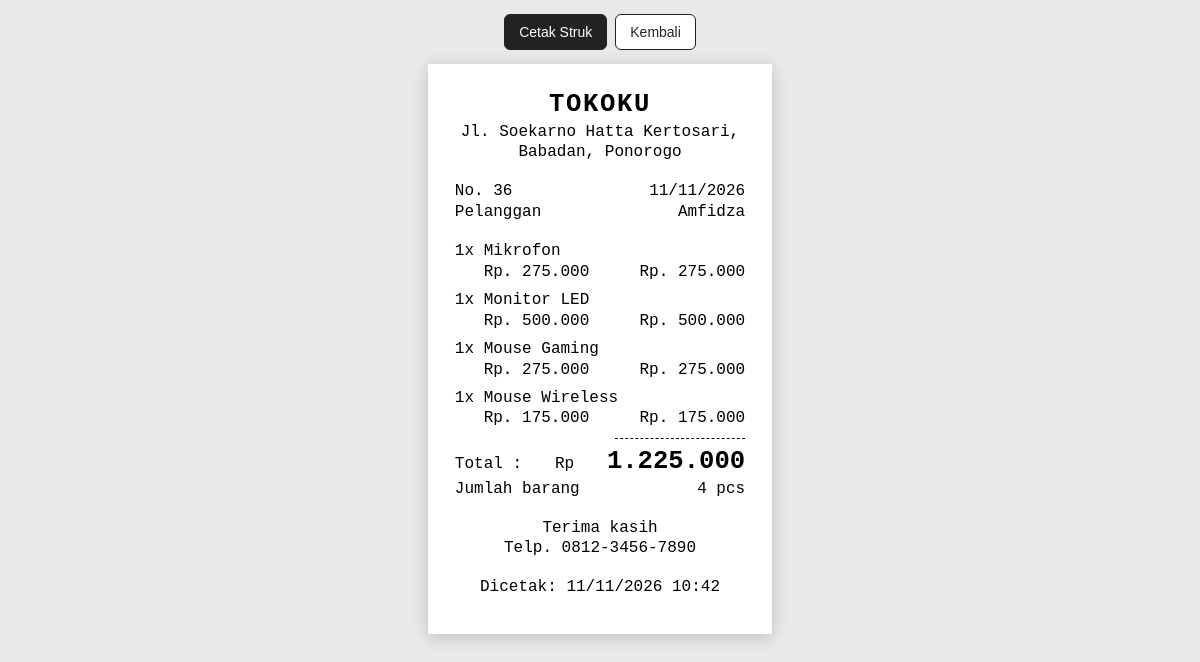
The page /tokoku/struk.php?id=36 (signed in) on the database its author committed.
### tables this page shows
CREATE TABLE `tbl_transaksi` (
  `id_transaksi` int(11) NOT NULL,
  `tanggal` date DEFAULT NULL,
  `id_pelanggan` int(11) DEFAULT NULL,
  `total_belanja` decimal(12,2) DEFAULT NULL
);

CREATE TABLE `tbl_pelanggan` (
  `id_pelanggan` int(11) NOT NULL,
  `nama_pelanggan` varchar(100) DEFAULT NULL,
  `kota` varchar(50) DEFAULT NULL
);

CREATE TABLE `tbl_detail_transaksi` (
  `id_detail` int(11) NOT NULL,
  `id_transaksi` int(11) DEFAULT NULL,
  `id_produk` int(11) DEFAULT NULL,
  `nama_produk` varchar(100) DEFAULT NULL,
  `jumlah` int(11) DEFAULT NULL,
  `harga` decimal(12,2) DEFAULT NULL
);

### tokoku/includes/auth.php (called while the page is built, shortened)
<?php
function user_role()
{
    return $_SESSION['user']['role'] ?? null;
}

### tokoku/includes/functions.php (called while the page is built, shortened)
<?php
function e($value)
{
    return htmlspecialchars((string) $value, ENT_QUOTES, 'UTF-8');
}

### tokoku/struk.php (the view, shortened to what this page needs)
<?php
require_once __DIR__ . '/config/database.php';
require_once __DIR__ . '/includes/functions.php';
require_once __DIR__ . '/includes/auth.php';
$namaToko = 'TOKOKU';
$alamatToko = [
    'Jl. Soekarno Hatta Kertosari, Babadan, Ponorogo ',
];
$kontakToko = [
    'Telp. 0812-3456-7890',
];
$id = (int) ($_GET['id'] ?? 0);
$stmt = $pdo->prepare("
    SELECT
        t.id_transaksi,
        t.tanggal,
        t.total_belanja,
        t.id_pelanggan,
        p.nama_pelanggan
    FROM tbl_transaksi t
    LEFT JOIN tbl_pelanggan p
        ON t.id_pelanggan = p.id_pelanggan
    WHERE t.id_transaksi = ?
");
$stmt->execute([$id]);
$transaksi = $stmt->fetch();
$linkKembali = user_role() === 'pelanggan'
    ? 'index.php?page=riwayat'
    : 'index.php?page=transaksi';
$stmt = $pdo->prepare("
    SELECT nama_produk, jumlah, harga
    FROM tbl_detail_transaksi
    WHERE id_transaksi = ?
    ORDER BY id_detail
");
$stmt->execute([$id]);
$items = $stmt->fetchAll();
$totalPcs = 0;
foreach ($items as $item) {
    $totalPcs += (int) $item['jumlah'];
}
function angka($nilai)
{
    return number_format((float) $nilai, 0, ',', '.');
}
?>
<!DOCTYPE html>
<html lang="id">
<head>
</head>
<body>
<div class="toolbar">
    <button type="button" onclick="window.print()">Cetak Struk</button>
    <a href="<?= e($linkKembali) ?>">Kembali</a>
</div>
<div class="struk" id="struk">
    <div class="tengah">
        <div class="nama-toko"><?= e($namaToko) ?></div>
        <?php foreach ($alamatToko as $baris): ?>
            <div><?= e($baris) ?></div>
        <?php endforeach; ?>
    </div>
    <div class="blok">
        <div class="baris">
            <span>No. <?= e($transaksi['id_transaksi']) ?></span>
            <span><?= e(date('d/m/Y', strtotime($transaksi['tanggal']))) ?></span>
        </div>
        <div class="baris">
            <span>Pelanggan</span>
            <span><?= e($transaksi['nama_pelanggan'] ?? '-') ?></span>
        </div>
    </div>
    <div class="blok">
        <?php foreach ($items as $item): ?>
            <div class="item">
                <div class="item-nama">
                    <?= e($item['jumlah']) ?>x <?= e($item['nama_produk']) ?>
                </div>
                <div class="baris item-harga">
                    <span>Rp. <?= angka($item['harga']) ?></span>
                    <span>Rp. <?= angka($item['harga'] * $item['jumlah']) ?></span>
                </div>
            </div>
        <?php endforeach; ?>
        <div class="garis-kanan"></div>
        <div class="total">
            <span>Total :</span>
            <span>Rp</span>
            <span class="total-angka"><?= angka($transaksi['total_belanja']) ?></span>
        </div>
        <div class="baris">
            <span>Jumlah barang</span>
            <span><?= e($totalPcs) ?> pcs</span>
        </div>
    </div>
    <div class="blok tengah">
        <div>Terima kasih</div>
        <?php foreach ($kontakToko as $baris): ?>
            <div><?= e($baris) ?></div>
        <?php endforeach; ?>
        <div class="blok">Dicetak: <?= e(date('d/m/Y H:i')) ?></div>
    </div>
</div>
</body>
</html>

### tokoku/struk.php (style rules this page uses)
* { box-sizing: border-box; }
body { margin: 0; background: #e9e9e9; color: #000; font-family: "Courier New", Courier, monospace; font-size: 7.5pt; line-height: 1.3; }
.toolbar { display: flex; justify-content: center; gap: 8px; padding: 14px; font-family: Arial, sans-serif; }
.toolbar button, .toolbar a { padding: 8px 14px; border: 1px solid #222; border-radius: 6px; background: #fff; color: #222; font-size: 14px; text-decoration: none; cursor: pointer; }
.toolbar button { background: #222; color: #fff; }
.struk { width: 57mm; margin: 0 auto 24px; padding: 4mm 4.5mm 6mm; background: #fff; }
@media screen { .struk { zoom: 1.6; box-shadow: 0 2px 10px rgba(0, 0, 0, .18); } }
.tengah { text-align: center; }
.nama-toko { font-size: 12pt; font-weight: bold; letter-spacing: 1px; }
.blok { margin-top: 3mm; }
.baris { display: flex; justify-content: space-between; gap: 2mm; }
.baris span:last-child { text-align: right; white-space: nowrap; }
.item { margin-top: 1.2mm; break-inside: avoid; }
.item-nama { word-break: break-word; }
.item-harga { padding-left: 3ch; }
.garis-kanan { width: 45%; margin: 1.5mm 0 1mm auto; border-top: 1px dashed #000; }
.total { display: flex; justify-content: space-between; align-items: baseline; margin-top: 1mm; }
.total-angka { font-size: 12pt; font-weight: bold; }

### rows shown on the page
tbl_transaksi: id_transaksi "36", tanggal "11/11/2026", id_pelanggan.nama_pelanggan "Amfidza", total_belanja "1.225.000"
tbl_detail_transaksi: jumlah "1", nama_produk "Mikrofon", harga "275.000", angka($item['harga'] * $item['jumlah']) "275.000"
tbl_detail_transaksi: jumlah "1", nama_produk "Monitor LED", harga "500.000", angka($item['harga'] * $item['jumlah']) "500.000"
tbl_detail_transaksi: jumlah "1", nama_produk "Mouse Gaming", harga "275.000", angka($item['harga'] * $item['jumlah']) "275.000"
tbl_detail_transaksi: jumlah "1", nama_produk "Mouse Wireless", harga "175.000", angka($item['harga'] * $item['jumlah']) "175.000"

### other values the page prints
$namaToko "TOKOKU"
$baris "Jl. Soekarno Hatta Kertosari, Babadan, Ponorogo"
$totalPcs "4"
$baris "Telp. 0812-3456-7890"
